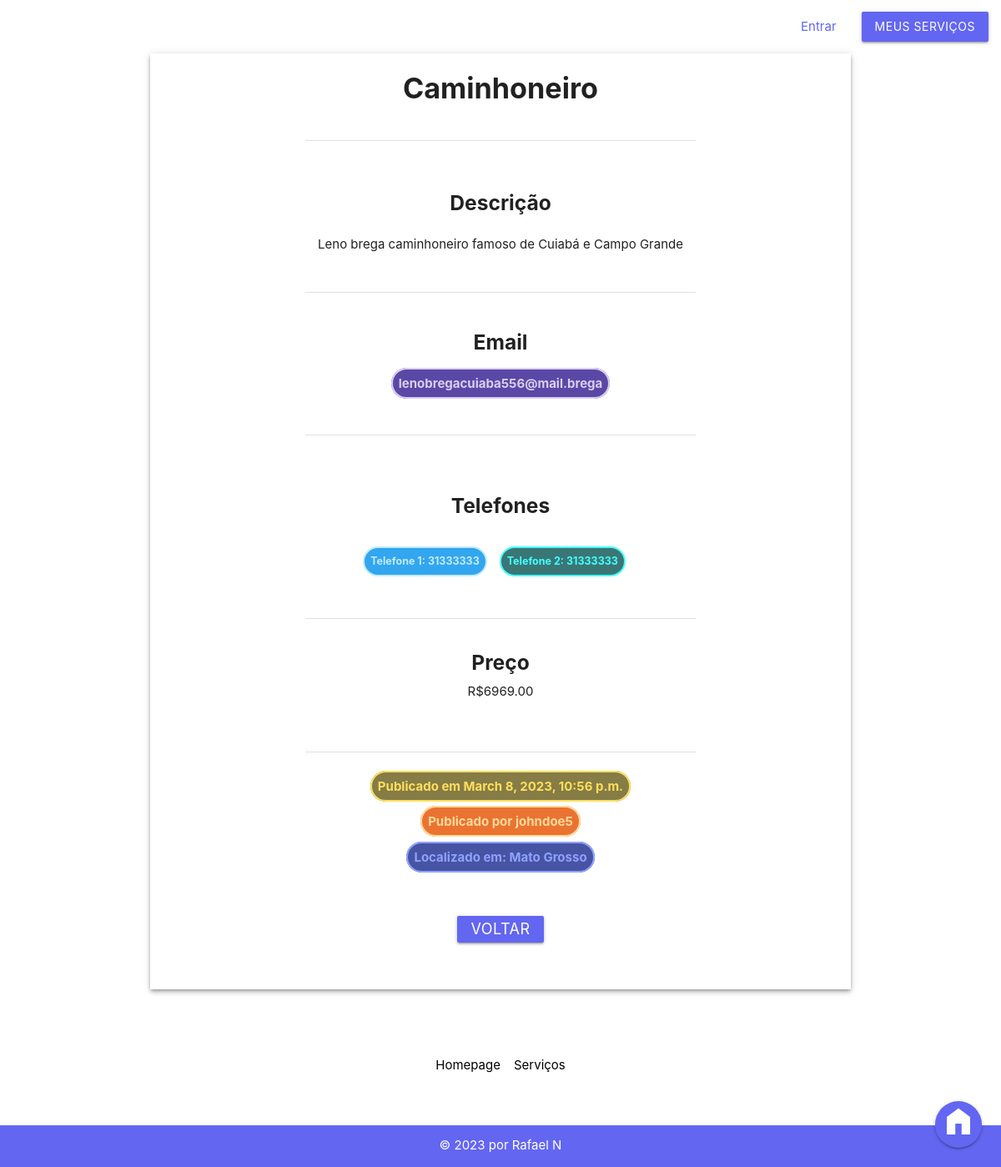
The app's page /servicosapp/servicos/25/detalhes/ with its own data.
### servicosapp/models.py (models this page shows)
class Servico(models.Model):
    id_servico = models.AutoField(primary_key=True)
    fk_usuario = models.ForeignKey(auth_user, on_delete=models.DO_NOTHING, null=True)
    fk_categoria = models.ForeignKey(Categoria, on_delete=models.CASCADE, null=True)
    fk_estado = models.ForeignKey(Estado, on_delete=models.CASCADE, null=True)
    titulo = models.CharField(max_length=150, null=False)
    descricao = models.CharField(max_length=150, default=None)
    email = models.CharField(max_length=150, null=False)
    telefone_1 = models.CharField(max_length=50, null=True)
    telefone_2 = models.CharField(max_length=50, null=True)
    preco = models.IntegerField(default=0, null=True)
    data_pub = models.DateTimeField("Data de publicação", default=django.utils.timezone.now, null=True)
    def __str__(self):
        return self.titulo

class Estado(models.Model):
    id_estado = models.AutoField(primary_key=True)
    nome_estado = models.CharField(max_length=150)
    def __str__(self):
        return self.nome_estado

### servicosapp/views.py (the view)
# urls.py: path('servicos/<int:pk>/detalhes/', views.DetailView.as_view(), name="detalhes_servicos"),
class DetailView(generic.DetailView):
    model = Servico
    template_name = 'servicosapp/servicos/detalhes.html'

### servicosapp/templates/servicosapp/servicos/detalhes.html (shortened to what this page needs)
{% extends 'base.html' %}
{% block content %}
<div class="container servico-container z-depth-2">
    <ul class="row">
        <h4 style="font-weight: bolder;">{{ servico }}</h4>
        <div class="section"></div>
        <div class="divider"></div>
        <div class="section"></div>
        <div style="padding: 1em;">
            <h5 style="font-weight: bold;margin-bottom: 1em;">Descrição</h5>
            <p>{{ servico.descricao }}</p>
        </div>
        <div class="section"></div>
        <div class="divider"></div>
        <div class="section"></div>
        <div class="row">
            <h5 style="font-weight: bold; margin-bottom: 1em;">Email</h5>
            <span
                style="opacity: 80%; background-color: #311b92; border-radius: 2em; padding: 7px; font-weight: bold; border: solid 2px #d1c4e9; color: #d1c4e9; margin-left: auto; margin-right: auto; max-width: fit-content;">
                {{ servico.email }}</span>
        </div>
        <div class="section"></div>
        <div class="divider"></div>
        <div class="section"></div>
        <h5 style="font-weight: bold; padding-bottom: 1em;padding-top: 1em;">Telefones</h5>
        <div class="row" style="display: flex; gap: 1em; justify-content: center;">
            <li
                style="opacity: 80%; background-color: #0091ea; border-radius: 2em; padding: 7px; font-size: smaller; font-weight: bold; border: solid 2px #b3e5fc; color: #b3e5fc; max-width: fit-content;">
                Telefone 1: {{ servico.telefone_1 }}</li>
            <li
                style="opacity: 80%; background-color: #095555; border-radius: 2em; padding: 7px; font-size: smaller; font-weight: bold; border: solid 2px #18ffff; color: #18ffff; max-width: fit-content;">
                Telefone 2: {{ servico.telefone_2 }}</li>
        </div>
        <div class="section"></div>
        <div class="divider"></div>
        <br />
        <div class="row"  style="margin-bottom: 2em;">
            <h5 style="font-weight: bold;">Preço</h5>
            <li>R${{ servico.preco }}.00</li>
        </div>
        <div class="section"></div>
        <div class="divider"></div>
        <div class="section"></div>
        <div class="row">
            <span
                style="opacity: 80%; background-color: #695c17; border-radius: 2em; padding: 7px; font-weight: bold; border: solid 2px #fdd835; color: #fdd835; margin-left: auto; margin-right: auto; max-width: fit-content;">
                Publicado em {{ servico.data_pub }}</span>
        </div>
        <div class="row">
            <span
                style="opacity: 80%; background-color: #e65100; border-radius: 2em; padding: 7px; font-weight: bold; border: solid 2px #ffd180; color: #ffd180; margin-left: auto; margin-right: auto; max-width: fit-content;">
                Publicado por {{ servico.fk_usuario }}</span>
        </div>
        <div>
            <span
                style="opacity: 80%; background-color: #192a8d; border-radius: 2em; padding: 7px; font-weight: bold; border: solid 2px #758aff; color: #758aff; margin-left: auto; margin-right: auto; max-width: fit-content;">Localizado
                em: {{ servico.fk_estado }}</span>
        </div>
        <br />
        <button style="margin-bottom: 2em; margin-top: 2em;" class="waves-effect waves-light btn-small"
            onclick="history.back()">Voltar</button>
    </ul>
</div>
{% endblock content %}

### servicosapp/static/servicosapp/stylesheet.css (style rules this page uses)
* { box-sizing: border-box; padding: 0; margin: 0; }
body { background-color: var(--primary-color); }
body button, .login-btn { background-color: var(--accent-color) !important; }
body button { font-size: larger !important; }
.servico-container { display: flex; justify-content: center; text-align: center; gap: 4em; }

### records on screen
Servico: titulo "Caminhoneiro", descricao "Leno brega caminhoneiro famoso de Cuiabá e Campo Grande", email "lenobregacuiaba556@mail.brega", telefone_1 "31333333", telefone_2 "31333333", preco "6969", data_pub "March 8, 2023, 10:56 p.m.", fk_usuario "johndoe5", fk_estado "Mato Grosso"
